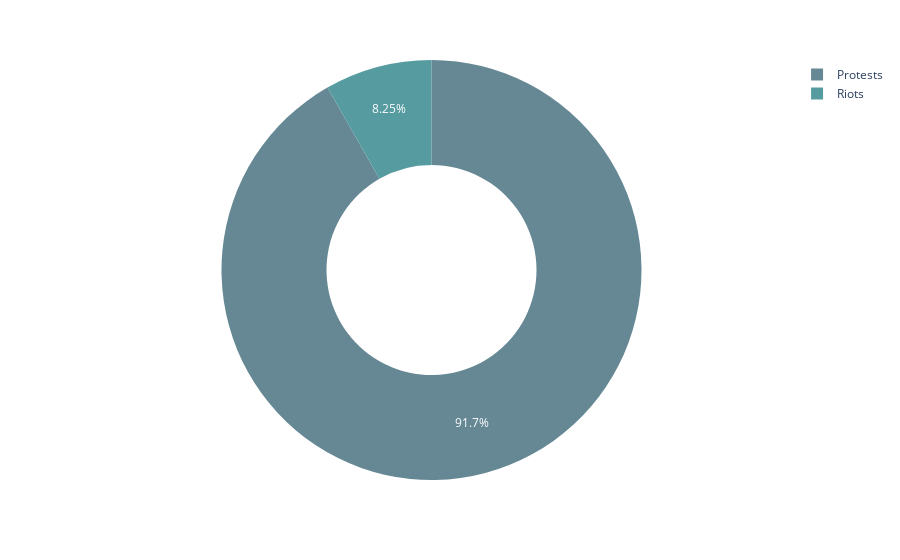

The notebook cell saved with this chart:
### Code cell
fig = px.pie(bk, values="Count", names="Event_type",
             color_discrete_sequence=px.colors.sequential.Aggrnyl,
             opacity=0.7, hole=0.5)
fig.show()

### Figure 1 — Plotly figure (JSON) as saved in the notebook; plotly's stock layout.template omitted (floating-point values rounded to 4 significant figures)
{"data": [{"domain": {"x": [0, 1], "y": [0, 1]}, "hole": 0.5, "hovertemplate": "Event_type=%{label}<br>Count=%{value}<extra></extra>", "labels": ["Protests", "Riots"], "legendgroup": "", "name": "", "opacity": 0.7, "showlegend": true, "type": "pie", "values": [738325, 66424]}], "layout": {"legend": {"tracegroupgap": 0}, "margin": {"t": 60}, "piecolorway": ["rgb(36, 86, 104)", "rgb(15, 114, 121)", "rgb(13, 143, 129)", "rgb(57, 171, 126)", "rgb(110, 197, 116)", "rgb(169, 220, 103)", "rgb(237, 239, 93)"]}}
